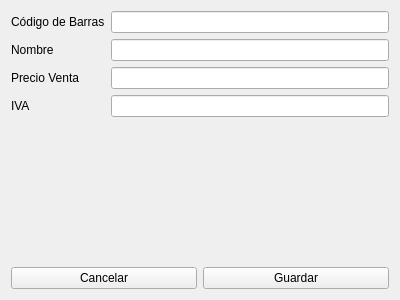
<?xml version="1.0" encoding="UTF-8"?>
<ui version="4.0">
 <class>Form</class>
 <widget class="QWidget" name="Form">
  <property name="windowModality">
   <enum>Qt::ApplicationModal</enum>
  </property>
  <property name="geometry">
   <rect>
    <x>0</x>
    <y>0</y>
    <width>400</width>
    <height>300</height>
   </rect>
  </property>
  <property name="windowTitle">
   <string>Producto</string>
  </property>
  <layout class="QVBoxLayout" name="verticalLayout_2">
   <item>
    <layout class="QFormLayout" name="formLayout">
     <item row="0" column="0">
      <widget class="QLabel" name="label">
       <property name="text">
        <string>Código de Barras</string>
       </property>
      </widget>
     </item>
     <item row="0" column="1">
      <widget class="QLineEdit" name="txt_codbarra"/>
     </item>
     <item row="1" column="0">
      <widget class="QLabel" name="label_2">
       <property name="text">
        <string>Nombre</string>
       </property>
      </widget>
     </item>
     <item row="1" column="1">
      <widget class="QLineEdit" name="txt_nombre"/>
     </item>
     <item row="2" column="0">
      <widget class="QLabel" name="label_3">
       <property name="text">
        <string>Precio Venta</string>
       </property>
      </widget>
     </item>
     <item row="2" column="1">
      <widget class="QLineEdit" name="txt_precio_venta"/>
     </item>
     <item row="3" column="0">
      <widget class="QLabel" name="label_4">
       <property name="text">
        <string>IVA</string>
       </property>
      </widget>
     </item>
     <item row="3" column="1">
      <widget class="QLineEdit" name="txt_iva"/>
     </item>
    </layout>
   </item>
   <item>
    <layout class="QHBoxLayout" name="horizontalLayout">
     <item>
      <widget class="QPushButton" name="pb_cancelar">
       <property name="text">
        <string>Cancelar</string>
       </property>
      </widget>
     </item>
     <item>
      <widget class="QPushButton" name="pb_guardar">
       <property name="text">
        <string>Guardar</string>
       </property>
      </widget>
     </item>
    </layout>
   </item>
  </layout>
 </widget>
 <resources/>
 <connections/>
</ui>
